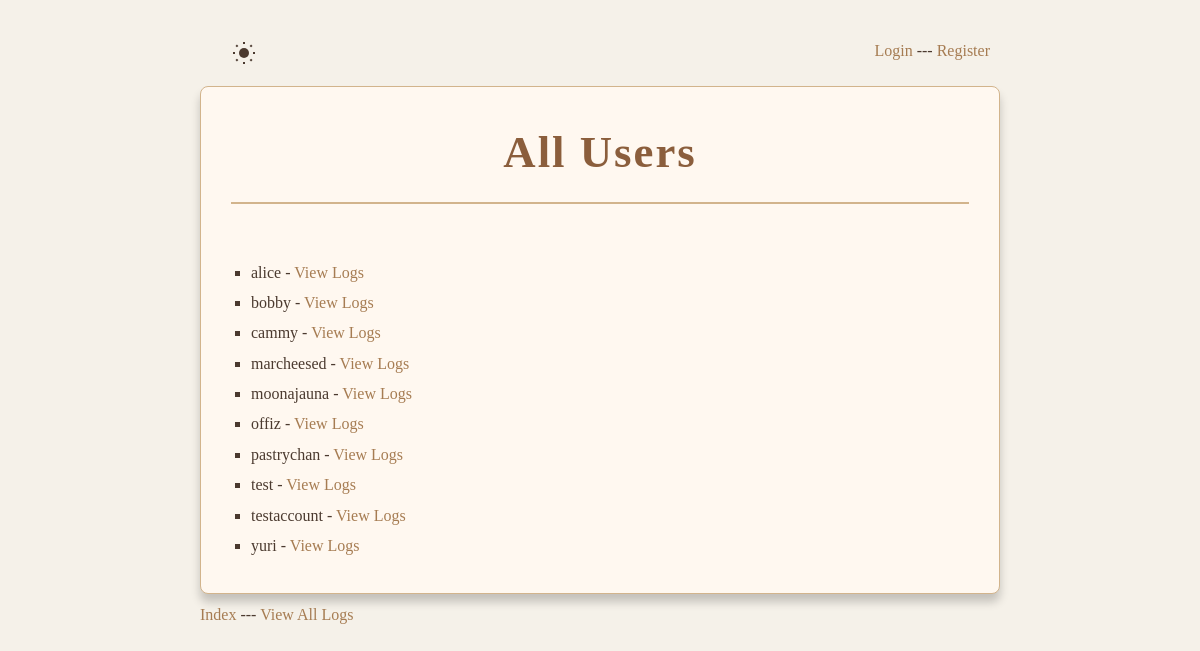
The app's page /admin/logs with its own data.
### tables this page shows
CREATE TABLE users (
    id INTEGER PRIMARY KEY AUTOINCREMENT,
    username TEXT UNIQUE NOT NULL,
    password TEXT NOT NULL,
    is_admin BOOLEAN DEFAULT 0,
    bio TEXT,
    pfp TEXT,
    custom_css TEXT,
    display_name TEXT,
    ip TEXT
);

### app.py (the view)
@app.route("/admin/logs")
def show_logs():
    username = session.get("username")
    conn = get_db_connection()
    cursor = conn.cursor()
    cursor.execute("SELECT username FROM users")
    users_list = [row["username"] for row in cursor.fetchall()]
    cursor.execute("SELECT * FROM ip_logs ORDER BY timestamp DESC")
    ip_logs = cursor.fetchall()
    conn.close()
    return render_template(
        "admin/logs.html",
        logs=ip_logs,
        user_logs=user_logs,
        username=username,
        users=users_list,
        is_admin=is_admin(),
        logged_in=logged_in(),
    )

### app.py (called while the page is built)
def get_db_connection():
    conn = sqlite3.connect("new.db", check_same_thread=False)
    conn.execute("PRAGMA busy_timeout = 30000")  # 30 seconds
    conn.row_factory = sqlite3.Row
    return conn

def logged_in():
    return "username" in session

def is_admin():
    if not is_logged_in():
        return False
    username = session["username"]
    user = get_user(username)
    if user:
        return user.get("is_admin", False)
    return False

def is_ip_banned(ip):
    conn = get_db_connection()
    result = conn.execute("SELECT 1 FROM banned_ips WHERE ip = ?", (ip,)).fetchone()
    conn.close()
    return result is not None

@app.before_request
def check_ban():
    print("Session data:", session)
    ip = request.remote_addr
    if is_ip_banned(ip):
        abort(403)

def is_logged_in():
    return "username" in session

### templates/admin/logs.html (shortened to what this page needs)
<!doctype html>
<html>
    <head>
        <link
            rel="stylesheet"
            href="{{ url_for('static', filename='style.css') }}"
        />
    </head>
    <body>
        <div class="full-container">
            <div class="site-header">
                <button
                    type="button"
                    id="theme-toggle"
                    aria-label="Toggle dark mode"
                    style="
                        background: none;
                        border: none;
                        cursor: pointer;
                        display: flex;
                        align-items: center;
                    "
                >
                </button>
                {% if logged_in %}
                <p>
                    Logged in as
                    <a href="{{ url_for('profile') }}"
                        >{{ session.get('username', 'No username in session')
                        }}</a
                    >
                </p>
                {% else %}
                <p>
                    <a href="{{ url_for('login') }}">Login</a> ---
                    <a href="{{ url_for('register') }}">Register</a>
                </p>
                {% endif %}
            </div>
            <div class="container-1">
                <h1>All Users</h1>
                <br />
                <ul>
                    {% for username in users %}
                    <li>
                        {{ username }} -
                        <a href="{{ url_for('user_logs', username=username) }}"
                            >View Logs</a
                        >
                    </li>
                    {% endfor %}
                </ul>
            </div>
            <div class="site-footer">
                <p>
                    <a href="{{ url_for('index') }}">Index</a>  ---
                    <a href="{{ url_for('all_logs') }}">View All Logs</a>
                </p>
            </div>
        </div>
    </body>
</html>

### static/style.css (style rules this page uses)
:root { --bg-color: #f5f1e9; --text-color: #4b3a2f; --border-color: #d2b48c; --heading-color: #8b5e3c; --subheading-color: #6b4f3b; --subsubheading-color: #7b5e57; --span-bg: #f0e2d0; --input-bg: #fffaf0; --button-bg: #a67c52; --button-hover-bg: #8b6d3b; --link-color: #a67c52; --shadow-color: rgba(0, 0, 0, 0.2); --card-bg: #fff8f0; --card-border: #d2b48c; }
* { margin: 0; padding: 0; box-sizing: border-box; }
body { font-family: "Georgia", serif; background-color: var(--bg-color); color: var(--text-color); line-height: 1.6; padding: 20px; min-height: 100vh; background-image: radial-gradient( circle at 1px 1px, var(--bg-color) 1px, transparent 1px ), radial-gradient(circle at 4px 4px, var(--bg-color) 1px, transparent 1px); background-size: 20px 20px; }
.full-container { margin: 0 auto; max-width: 800px; }
h1 { font-family: "Palatino Linotype", "Book Antiqua", Palatino, serif; font-size: 2.8em; margin-bottom: 0.3em; letter-spacing: 2px; color: var(--heading-color); border-bottom: 2px solid var(--border-color); padding-bottom: 0.3em; text-align: center; }
p { margin: 0.5em 0; }
ul { list-style-type: square; padding-left: 20px; margin-top: 1em; }
li { margin: 0.3em 0; }
a { color: var(--link-color); text-decoration: none; }
button { background-color: var(--button-bg); color: #fff; border: none; padding: 0.7em 1.4em; border-radius: 4px; cursor: pointer; font-family: "Georgia", serif; font-size: 1em; transition: background-color 0.3s; }
.site-header { display: flex; justify-content: space-between; padding: 10px; }
#icon-sun, #icon-moon { color: var(--text-color); width: 24px; height: 24px; }
.container-1 { margin: 0 auto; background-color: var(--card-bg); padding: 30px; border: 1px solid var(--card-border); border-radius: 8px; box-shadow: 0 8px 10px var(--shadow-color); }

### records on screen
users: username "alice"
users: username "bobby"
users: username "cammy"
users: username "marcheesed"
users: username "moonajauna"
users: username "offiz"
users: username "pastrychan"
users: username "test"
users: username "testaccount"
users: username "yuri"
